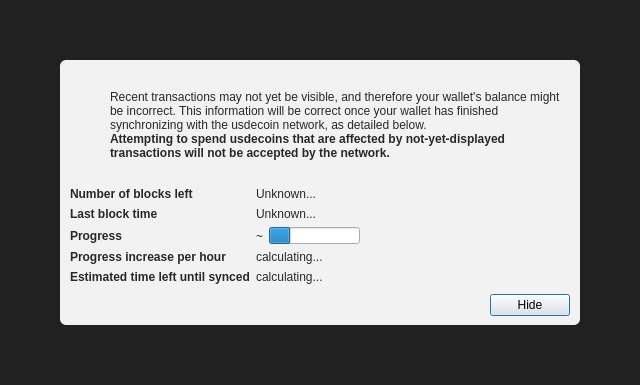
<?xml version="1.0" encoding="UTF-8"?>
<ui version="4.0">
 <class>ModalOverlay</class>
 <widget class="ModalOverlay" name="ModalOverlay">
  <property name="geometry">
   <rect>
    <x>0</x>
    <y>0</y>
    <width>640</width>
    <height>385</height>
   </rect>
  </property>
  <property name="windowTitle">
   <string>Form</string>
  </property>
  <layout class="QVBoxLayout" name="verticalLayout" stretch="0">
   <property name="sizeConstraint">
    <enum>QLayout::SetDefaultConstraint</enum>
   </property>
   <property name="leftMargin">
    <number>0</number>
   </property>
   <property name="topMargin">
    <number>0</number>
   </property>
   <property name="rightMargin">
    <number>0</number>
   </property>
   <property name="bottomMargin">
    <number>0</number>
   </property>
   <item>
    <widget class="QWidget" name="bgWidget" native="true">
     <property name="styleSheet">
      <string notr="true">#bgWidget { background: rgba(0,0,0,220); }</string>
     </property>
     <layout class="QVBoxLayout" name="verticalLayoutMain" stretch="1">
      <property name="leftMargin">
       <number>60</number>
      </property>
      <property name="topMargin">
       <number>60</number>
      </property>
      <property name="rightMargin">
       <number>60</number>
      </property>
      <property name="bottomMargin">
       <number>60</number>
      </property>
      <item>
       <widget class="QWidget" name="contentWidget" native="true">
        <property name="styleSheet">
         <string notr="true">#contentWidget { background: rgba(255,255,255,240); border-radius: 6px; }

QLabel { color: rgb(40,40,40);  }</string>
        </property>
        <layout class="QVBoxLayout" name="verticalLayoutSub" stretch="1,0,0,0">
         <property name="spacing">
          <number>0</number>
         </property>
         <property name="leftMargin">
          <number>10</number>
         </property>
         <property name="topMargin">
          <number>10</number>
         </property>
         <property name="rightMargin">
          <number>10</number>
         </property>
         <property name="bottomMargin">
          <number>10</number>
         </property>
         <item>
          <layout class="QHBoxLayout" name="horizontalLayoutIconText" stretch="0,1">
           <property name="topMargin">
            <number>20</number>
           </property>
           <item>
            <layout class="QVBoxLayout" name="verticalLayoutIcon">
             <property name="leftMargin">
              <number>0</number>
             </property>
             <item>
              <widget class="QPushButton" name="warningIcon">
               <property name="enabled">
                <bool>false</bool>
               </property>
               <property name="text">
                <string/>
               </property>
               <property name="icon">
                <iconset>
                 <normaloff>:/icons/warning</normaloff>
                 <disabledoff>:/icons/warning</disabledoff>:/icons/warning</iconset>
               </property>
               <property name="iconSize">
                <size>
                 <width>48</width>
                 <height>48</height>
                </size>
               </property>
               <property name="flat">
                <bool>true</bool>
               </property>
              </widget>
             </item>
             <item>
              <spacer name="verticalSpacerWarningIcon">
               <property name="orientation">
                <enum>Qt::Vertical</enum>
               </property>
               <property name="sizeHint" stdset="0">
                <size>
                 <width>20</width>
                 <height>40</height>
                </size>
               </property>
              </spacer>
             </item>
            </layout>
           </item>
           <item>
            <layout class="QVBoxLayout" name="verticalLayoutInfoText">
             <property name="leftMargin">
              <number>0</number>
             </property>
             <property name="topMargin">
              <number>0</number>
             </property>
             <item>
              <widget class="QLabel" name="infoText">
               <property name="text">
                <string>Recent transactions may not yet be visible, and therefore your wallet's balance might be incorrect. This information will be correct once your wallet has finished synchronizing with the usdecoin network, as detailed below.</string>
               </property>
               <property name="textFormat">
                <enum>Qt::RichText</enum>
               </property>
               <property name="wordWrap">
                <bool>true</bool>
               </property>
              </widget>
             </item>
             <item>
              <widget class="QLabel" name="infoTextStrong">
               <property name="font">
                <font>
                 <weight>75</weight>
                 <bold>true</bold>
                </font>
               </property>
               <property name="text">
                <string>Attempting to spend usdecoins that are affected by not-yet-displayed transactions will not be accepted by the network.</string>
               </property>
               <property name="textFormat">
                <enum>Qt::RichText</enum>
               </property>
               <property name="wordWrap">
                <bool>true</bool>
               </property>
              </widget>
             </item>
             <item>
              <spacer name="verticalSpacerInTextSpace">
               <property name="orientation">
                <enum>Qt::Vertical</enum>
               </property>
               <property name="sizeHint" stdset="0">
                <size>
                 <width>20</width>
                 <height>40</height>
                </size>
               </property>
              </spacer>
             </item>
            </layout>
           </item>
          </layout>
         </item>
         <item>
          <spacer name="verticalSpacerAfterText">
           <property name="orientation">
            <enum>Qt::Vertical</enum>
           </property>
           <property name="sizeHint" stdset="0">
            <size>
             <width>20</width>
             <height>40</height>
            </size>
           </property>
          </spacer>
         </item>
         <item>
          <layout class="QFormLayout" name="formLayout">
           <property name="fieldGrowthPolicy">
            <enum>QFormLayout::FieldsStayAtSizeHint</enum>
           </property>
           <property name="horizontalSpacing">
            <number>6</number>
           </property>
           <property name="verticalSpacing">
            <number>6</number>
           </property>
           <property name="topMargin">
            <number>10</number>
           </property>
           <item row="0" column="0">
            <widget class="QLabel" name="labelNumberOfBlocksLeft">
             <property name="font">
              <font>
               <weight>75</weight>
               <bold>true</bold>
              </font>
             </property>
             <property name="text">
              <string>Number of blocks left</string>
             </property>
            </widget>
           </item>
           <item row="0" column="1">
            <widget class="QLabel" name="numberOfBlocksLeft">
             <property name="text">
              <string>Unknown...</string>
             </property>
            </widget>
           </item>
           <item row="1" column="0">
            <widget class="QLabel" name="labelLastBlockTime">
             <property name="font">
              <font>
               <weight>75</weight>
               <bold>true</bold>
              </font>
             </property>
             <property name="text">
              <string>Last block time</string>
             </property>
            </widget>
           </item>
           <item row="1" column="1">
            <widget class="QLabel" name="newestBlockDate">
             <property name="sizePolicy">
              <sizepolicy hsizetype="Maximum" vsizetype="Preferred">
               <horstretch>0</horstretch>
               <verstretch>0</verstretch>
              </sizepolicy>
             </property>
             <property name="text">
              <string>Unknown...</string>
             </property>
            </widget>
           </item>
           <item row="2" column="0">
            <widget class="QLabel" name="labelSyncDone">
             <property name="font">
              <font>
               <weight>75</weight>
               <bold>true</bold>
              </font>
             </property>
             <property name="text">
              <string>Progress</string>
             </property>
            </widget>
           </item>
           <item row="2" column="1">
            <layout class="QHBoxLayout" name="horizontalLayoutSync" stretch="0,1">
             <item>
              <widget class="QLabel" name="percentageProgress">
               <property name="text">
                <string notr="true">~</string>
               </property>
              </widget>
             </item>
             <item>
              <widget class="QProgressBar" name="progressBar">
               <property name="value">
                <number>24</number>
               </property>
               <property name="format">
                <string/>
               </property>
              </widget>
             </item>
            </layout>
           </item>
           <item row="4" column="0">
            <widget class="QLabel" name="labelProgressIncrease">
             <property name="font">
              <font>
               <weight>75</weight>
               <bold>true</bold>
              </font>
             </property>
             <property name="text">
              <string>Progress increase per hour</string>
             </property>
            </widget>
           </item>
           <item row="4" column="1">
            <widget class="QLabel" name="progressIncreasePerH">
             <property name="text">
              <string>calculating...</string>
             </property>
            </widget>
           </item>
           <item row="5" column="0">
            <widget class="QLabel" name="labelEstimatedTimeLeft">
             <property name="font">
              <font>
               <weight>75</weight>
               <bold>true</bold>
              </font>
             </property>
             <property name="text">
              <string>Estimated time left until synced</string>
             </property>
            </widget>
           </item>
           <item row="5" column="1">
            <widget class="QLabel" name="expectedTimeLeft">
             <property name="text">
              <string>calculating...</string>
             </property>
            </widget>
           </item>
          </layout>
         </item>
         <item>
          <layout class="QHBoxLayout" name="horizontalLayoutButtons">
           <property name="leftMargin">
            <number>10</number>
           </property>
           <property name="topMargin">
            <number>10</number>
           </property>
           <item>
            <spacer name="horizontalSpacer">
             <property name="orientation">
              <enum>Qt::Horizontal</enum>
             </property>
             <property name="sizeHint" stdset="0">
              <size>
               <width>40</width>
               <height>20</height>
              </size>
             </property>
            </spacer>
           </item>
           <item>
            <widget class="QPushButton" name="closeButton">
             <property name="text">
              <string>Hide</string>
             </property>
             <property name="focusPolicy">
              <enum>Qt::StrongFocus</enum>
             </property>
             <property name="default">
              <bool>true</bool>
             </property>
            </widget>
           </item>
          </layout>
         </item>
        </layout>
       </widget>
      </item>
     </layout>
    </widget>
   </item>
  </layout>
 </widget>
 <customwidgets>
  <customwidget>
   <class>ModalOverlay</class>
   <extends>QWidget</extends>
   <header>qt/modaloverlay.h</header>
   <container>1</container>
  </customwidget>
 </customwidgets>
 <resources/>
 <connections/>
</ui>
